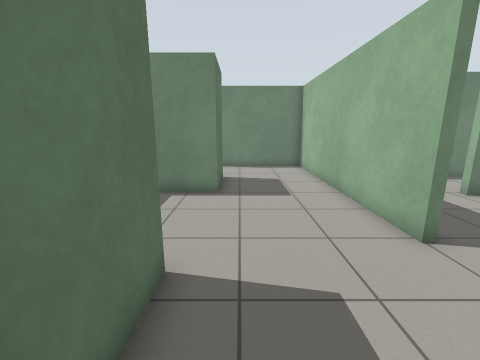
View 1 (above)

17 first-person views from a walk through a robot-simulator world made for Gazebo. The camera is 1.2 m above the floor, tilts 12° down and sees 90° across. The floor is counted in squares, 0.5 m on a side. Each view is taken from the middle of a square. On the plan, view 1 faces up. The plan holds only what a view shows up to about 16 squares ahead; the rest is blank.

View 2
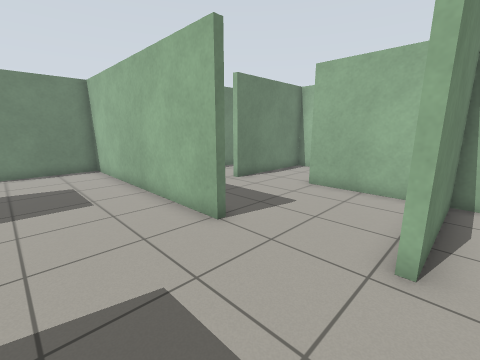

View 3
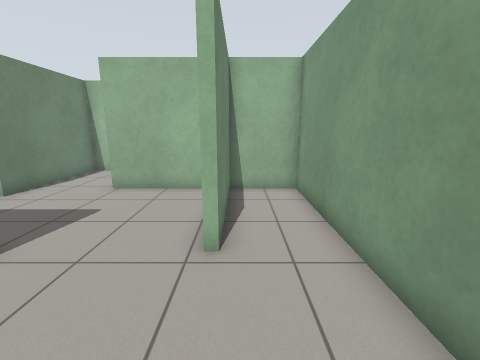

View 4
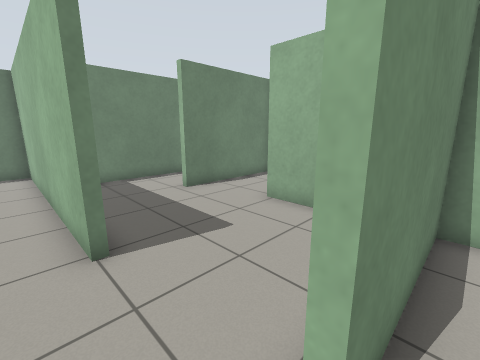

View 5
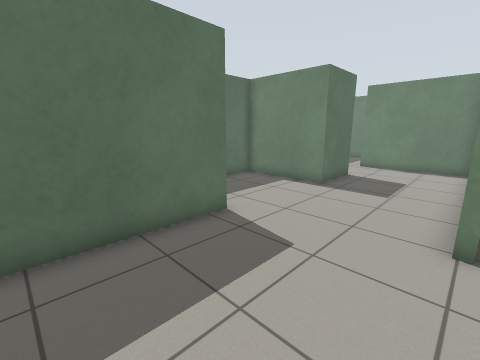

View 6
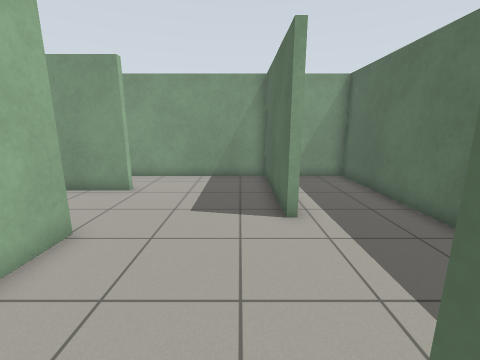

View 7
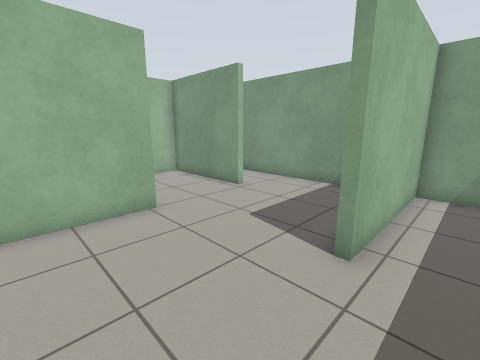

View 8
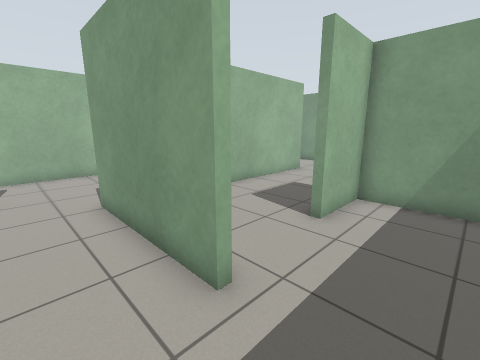

View 9
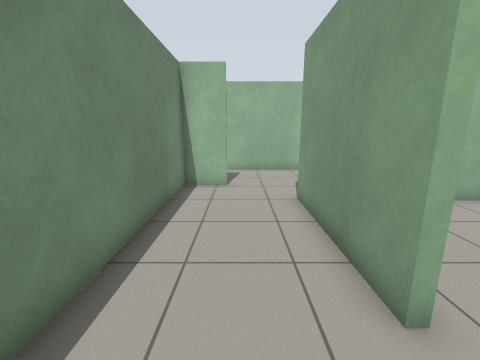

View 10
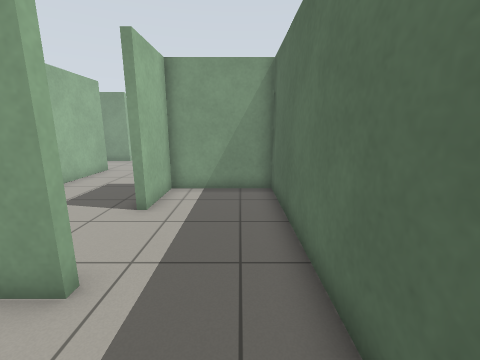

View 11
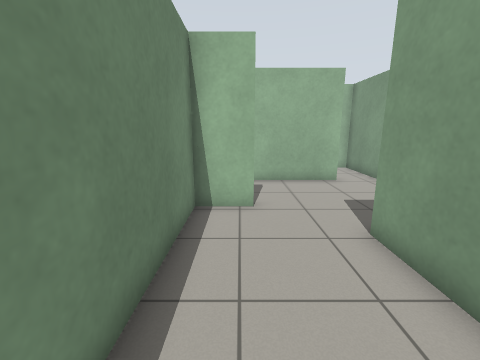

View 12
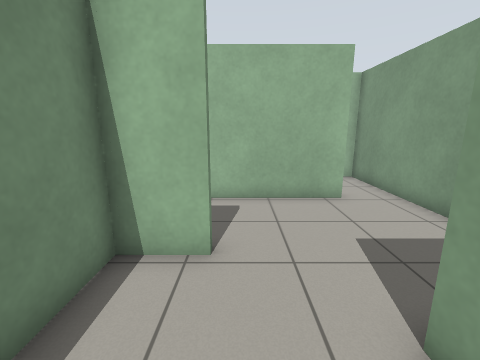

View 13
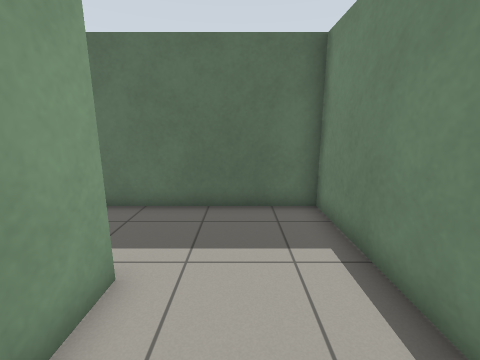

View 14
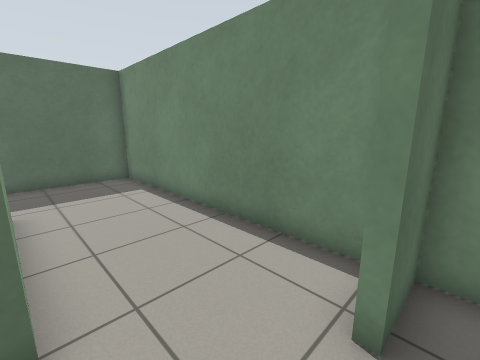

View 15
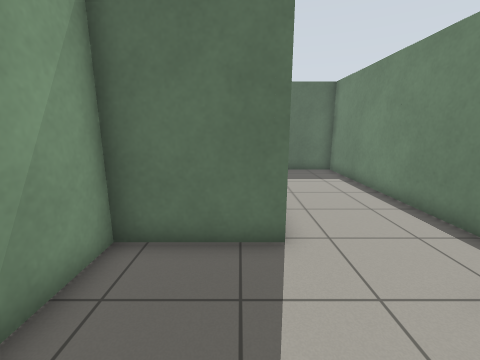

View 16
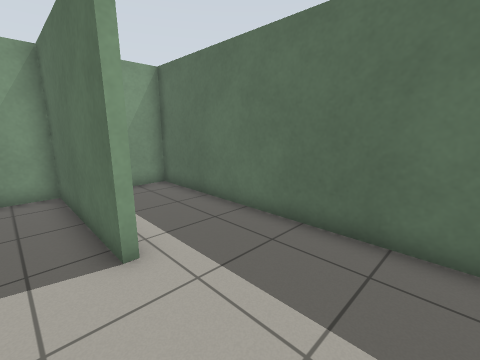

View 17
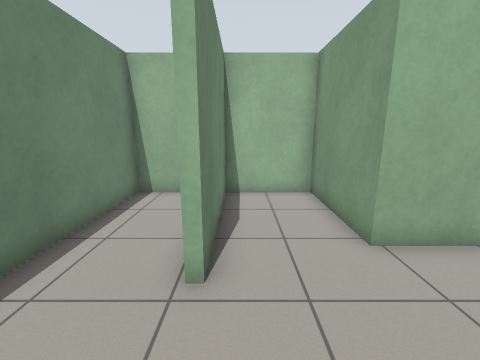

### Floor plan
Ten units are one square. View 1 is at (0, 0); x grows to the right and y downward. Boxes are objects, and circles mark ways between rooms. Rooms are numbered by the first view taken in them; rooms with no view inside come last. Other rooms are left out.
<svg viewBox="-58 -209 204 237">
<path fill="none" stroke="#000" d="M-13 -16 -13 23 96 23 96 -4 44 -4M39 -47 39 -157 -15 -157M-13 -38 -13 -16M-9 -121 -9 -91M44 -7 96 -7 96 -53M-9 -91 -53 -91 -53 23 -15 23 -15 -38M-15 -160 42 -160M63 -185 63 -204 -53 -204 -53 -164M66 -204 66 -185M102 -164 102 -191M42 -160 42 -123 94 -123M102 -144 102 -164M96 -53 141 -53 141 -86 84 -86M-53 -164 -53 -94 -12 -94 -12 -121M141 -102 141 -120 60 -120"/>
<circle cx="20" cy="-5" r="3" fill="#2a7"/>
<circle cx="-15" cy="-60" r="3" fill="#2a7"/>
<circle cx="70" cy="-50" r="3" fill="#2a7"/>
<circle cx="-10" cy="-140" r="3" fill="#2a7"/>
<circle cx="70" cy="-155" r="3" fill="#2a7"/>
<circle cx="-30" cy="-160" r="3" fill="#2a7"/>
<circle cx="65" cy="-90" r="3" fill="#2a7"/>
<text x="30" y="0">1</text>
<text x="30" y="-70">2</text>
<text x="-30" y="-40">3</text>
<text x="20" y="-180">4</text>
<text x="70" y="-150">5</text>
<text x="90" y="-70">6</text>
<text x="-30" y="-130">7</text>
<text x="90" y="-110">8</text>
</svg>
Room 1 opens to room 2. Room 2 opens to room 3. Room 2 opens to room 6. Room 2 opens to room 7. Room 4 opens to room 5. Room 4 opens to room 7. Room 6 opens to room 8.

Where each view was taken, in squares from view 1:
view 1: 0 up, 0 right, facing up
view 2: 0 up, 0 right, facing up-right
view 3: 0 up, 0 right, facing right
view 4: 0 up, 3 right, facing up-right
view 5: 1 down, 4 right, facing up-left
view 6: 10 up, 0 right, facing down
view 7: 8 up, 3 left, facing down-right
view 8: 18 up, 4 left, facing down-right
view 9: 18 up, 4 left, facing right
view 10: 19 up, 4 left, facing down
view 11: 19 up, 1 left, facing right
view 12: 18 up, 2 right, facing right
view 13: 18 up, 2 right, facing left
view 14: 16 up, 7 right, facing up-left
view 15: 15 up, 9 right, facing left
view 16: 8 up, 0 right, facing down-left
view 17: 8 up, 5 right, facing right
